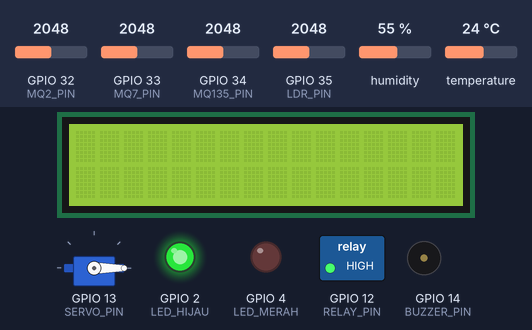
Bench run of a sketch on a simulated ESP32. Shown: servo, 16×2 character LCD, switched loads named in the sketch (green lamp = pin HIGH), output pins drawn as LEDs (lit = HIGH), buzzer (waves = sounding). Inputs (shaded band) come from the test bench; at power-on: temperature 24 °C, GPIO 35 (LDR_PIN) = 2048, GPIO 32 (MQ2_PIN) = 2048, GPIO 33 (MQ7_PIN) = 2048, humidity 55 %, GPIO 34 (MQ135_PIN) = 2048. What the sketch prints to the serial monitor is not drawn.

Above: at 1.2 s.
1.3 s: temperature set to 30 °C
At 11.0 s:
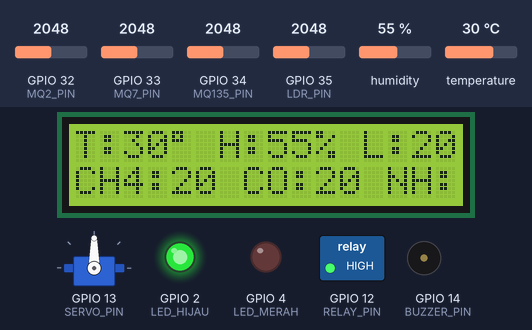
13.6 s: temperature set to 33 °C
At 20.2 s:
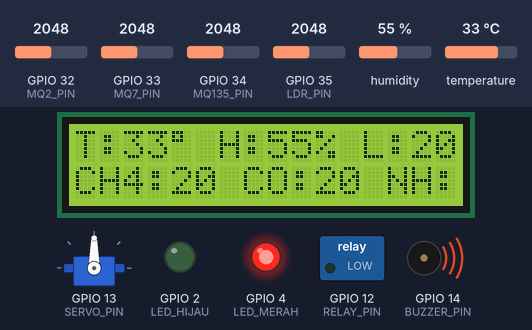
20.6 s: GPIO 35 (LDR_PIN) set to 960
At 22.0 s:
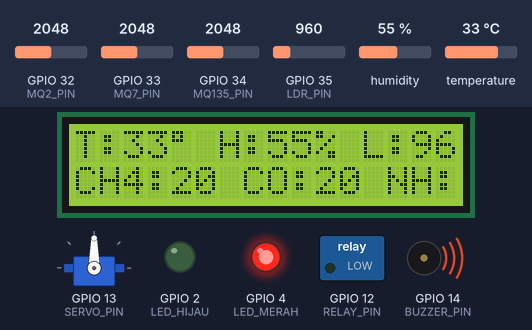
27.6 s: GPIO 32 (MQ2_PIN) set to 2866
34.6 s: GPIO 33 (MQ7_PIN) set to 2866
At 37.0 s:
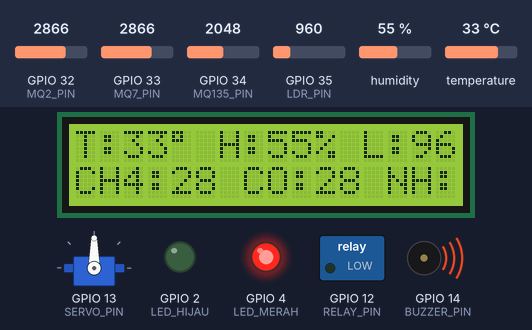
41.6 s: humidity set to 22 %
At 44.3 s:
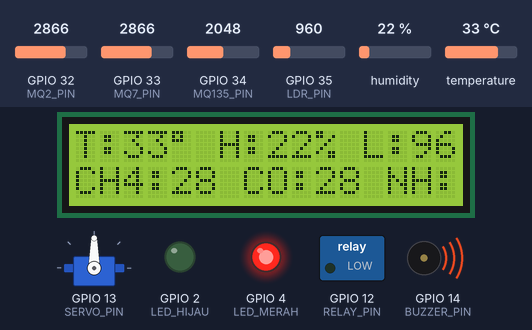
Timing chart, 0 to 45.8 s (numbered marks = the images above; inputs shaded):
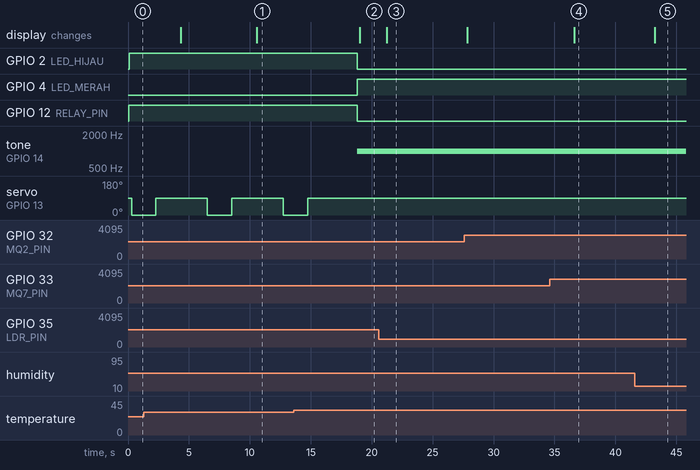

Measured:
- the behaviour switches between 31 and 32 °C on temperature (found by bisection; images 1 and 2)
- after the input at 1.3 s, the display: first differs from a run without the input after 9.3 s (image 1)
- after the input at 13.6 s, GPIO 2 (LED_HIJAU), GPIO 12 (RELAY_PIN): HIGH → LOW after 5.2 s; GPIO 4 (LED_MERAH): LOW → HIGH after 5.2 s; tone on GPIO 14 (BUZZER_PIN): silent → 1000 Hz after 5.2 s; servo on GPIO 13 (SERVO_PIN): goes on until 14.7 s, then stays 90°; the display: changes after 5.4 s (image 2)
- after the input at 20.6 s, the display: changes after 0.63 s (image 3)
- after the input at 34.6 s, the display: changes after 2.0 s (image 4)
- after the input at 41.6 s, the display: changes after 1.6 s (image 5)
- by itself, servo on GPIO 13 (SERVO_PIN): alternates 90° for 4.2 s and 0° for 2.0 s

The sketch:

EdgeComputingV3.ino
```cpp
#include <Wire.h>
#include <LiquidCrystal_I2C.h>
#include "DHT.h"
#include <ESP32Servo.h>

#define DHTPIN      27
#define DHTTYPE     DHT11
#define BUZZER_PIN  14
#define RELAY_PIN   12
#define LDR_PIN     35
#define MQ2_PIN     32
#define MQ7_PIN     33
#define MQ135_PIN   34
#define LED_MERAH   4
#define LED_HIJAU   2
#define SERVO_PIN   13

DHT dht(DHTPIN, DHTTYPE);
Servo myServo;
LiquidCrystal_I2C lcd(0x27, 16, 2);

// Variabel global
float suhu, kelembapan;
int ldrVal, mq2Val, mq7Val, mq135Val;
bool servoAktif = true;

// === FUNGSI DHT11, Relay, Buzzer, dan LED ===
void cekSuhuKelembapan() {
  kelembapan = dht.readHumidity();
  suhu = dht.readTemperature();

  if (isnan(kelembapan) || isnan(suhu)) {
    Serial.println("[DHT11] Gagal membaca data!");
    return;
  }

  Serial.print("[DHT11] Suhu: ");
  Serial.print(suhu);
  Serial.print("°C | Kelembapan: ");
  Serial.print(kelembapan);
  Serial.println("%");

  if (suhu > 31) {
    tone(BUZZER_PIN, 1000);
    digitalWrite(RELAY_PIN, LOW);  // Kipas menyala
    digitalWrite(LED_MERAH, HIGH);
    digitalWrite(LED_HIJAU, LOW);
    Serial.println("[ALERT] Suhu tinggi! Kipas & Buzzer ON, LED Merah ON");
  } else {
    noTone(BUZZER_PIN);
    digitalWrite(RELAY_PIN, HIGH); // Kipas mati
    digitalWrite(LED_MERAH, LOW);
    digitalWrite(LED_HIJAU, HIGH);
    Serial.println("[INFO] Suhu normal. Kipas & Buzzer OFF, LED Hijau ON");
  }
}

// === FUNGSI LDR ===
void bacaLDR() {
  ldrVal = analogRead(LDR_PIN);
  Serial.print("[LDR] Nilai Cahaya: ");
  Serial.print(ldrVal);
  if (ldrVal < 1000) {
    Serial.println(" => Gelap");
  } else {
    Serial.println(" => Terang");
  }
}

// === FUNGSI MQ ===
void bacaMQ() {
  mq2Val = analogRead(MQ2_PIN);    // CH4
  mq7Val = analogRead(MQ7_PIN);    // CO
  mq135Val = analogRead(MQ135_PIN); // NH3

  Serial.print("[MQ2] CH4: ");
  Serial.println(mq2Val);
  Serial.print("[MQ7] CO: ");
  Serial.println(mq7Val);
  Serial.print("[MQ135] NH3: ");
  Serial.println(mq135Val);
}

// === FUNGSI SERVO ===
void bukaTutupServo() {
  Serial.println("[SERVO] Buka Pakan (0°)");
  myServo.write(0);
  delay(2000);
  Serial.println("[SERVO] Tutup Pakan (90°)");
  myServo.write(90);
  delay(2000);
}

// === TAMPILKAN DATA KE LCD ===
void tampilkanLCD() {
  lcd.clear();

  lcd.setCursor(0, 0);
  lcd.print("T:");
  lcd.print((int)suhu);
  lcd.print((char)223);
  lcd.print(" H:");
  lcd.print((int)kelembapan);
  lcd.print("% L:");
  lcd.print(ldrVal);

  lcd.setCursor(0, 1);
  lcd.print("CH4:");
  lcd.print(mq2Val / 100);
  lcd.print(" CO:");
  lcd.print(mq7Val / 100);
  lcd.print(" NH:");
  lcd.print(mq135Val / 100);
}

void setup() {
  Serial.begin(9600);
  dht.begin();
  myServo.attach(SERVO_PIN);

  Wire.begin(21, 22); // SDA, SCL
  lcd.init();
  lcd.backlight();

  pinMode(RELAY_PIN, OUTPUT);
  pinMode(BUZZER_PIN, OUTPUT);
  pinMode(LED_MERAH, OUTPUT);
  pinMode(LED_HIJAU, OUTPUT);

  digitalWrite(RELAY_PIN, HIGH); // Kipas mati di awal
  digitalWrite(LED_MERAH, LOW);
  digitalWrite(LED_HIJAU, LOW);
  noTone(BUZZER_PIN);

  Serial.println("=== Sistem Monitoring Siap ===");
}

void loop() {
  Serial.println("\n======= Pembacaan Sensor =======");

  cekSuhuKelembapan();
  bacaLDR();
  bacaMQ();

  // === Atur Servo Berdasarkan Suhu ===
  if (suhu <= 31) {
    if (!servoAktif) {
      myServo.attach(SERVO_PIN);
      servoAktif = true;
      Serial.println("[INFO] Servo diaktifkan kembali");
    }
    bukaTutupServo();
  } else {
    if (servoAktif) {
      myServo.detach();  // Matikan kontrol servo saat suhu tinggi
      servoAktif = false;
      Serial.println("[INFO] Servo dinonaktifkan karena suhu tinggi");
    }
  }

  tampilkanLCD();
  Serial.println("======= Akhir Pembacaan =======\n");
  delay(2000);
}
```
